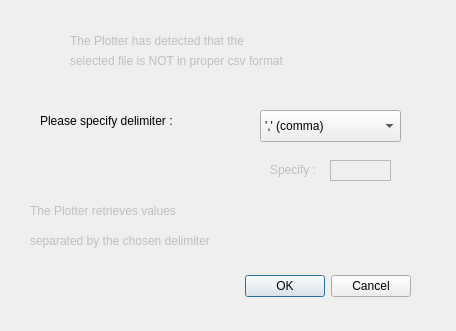
<?xml version="1.0" encoding="UTF-8"?>
<ui version="4.0">
 <class>Dialog</class>
 <widget class="QDialog" name="Dialog">
  <property name="geometry">
   <rect>
    <x>0</x>
    <y>0</y>
    <width>456</width>
    <height>331</height>
   </rect>
  </property>
  <property name="windowTitle">
   <string>Choose Delimiter</string>
  </property>
  <widget class="QDialogButtonBox" name="buttonBox">
   <property name="geometry">
    <rect>
     <x>70</x>
     <y>270</y>
     <width>341</width>
     <height>32</height>
    </rect>
   </property>
   <property name="orientation">
    <enum>Qt::Horizontal</enum>
   </property>
   <property name="standardButtons">
    <set>QDialogButtonBox::Cancel|QDialogButtonBox::Ok</set>
   </property>
  </widget>
  <widget class="QLabel" name="label">
   <property name="geometry">
    <rect>
     <x>40</x>
     <y>110</y>
     <width>211</width>
     <height>21</height>
    </rect>
   </property>
   <property name="text">
    <string>Please specify delimiter :</string>
   </property>
  </widget>
  <widget class="QComboBox" name="comboBox">
   <property name="geometry">
    <rect>
     <x>260</x>
     <y>110</y>
     <width>141</width>
     <height>32</height>
    </rect>
   </property>
   <item>
    <property name="text">
     <string>',' (comma)</string>
    </property>
   </item>
   <item>
    <property name="text">
     <string>' ' (space)</string>
    </property>
   </item>
   <item>
    <property name="text">
     <string>';' (semicolon)</string>
    </property>
   </item>
   <item>
    <property name="text">
     <string>'-' (dash)</string>
    </property>
   </item>
   <item>
    <property name="text">
     <string>':' (colon)</string>
    </property>
   </item>
   <item>
    <property name="text">
     <string>Specify Other</string>
    </property>
   </item>
  </widget>
  <widget class="QWidget" name="widget" native="true">
   <property name="enabled">
    <bool>false</bool>
   </property>
   <property name="geometry">
    <rect>
     <x>20</x>
     <y>190</y>
     <width>311</width>
     <height>71</height>
    </rect>
   </property>
   <property name="palette">
    <palette>
     <active>
      <colorrole role="Shadow">
       <brush brushstyle="SolidPattern">
        <color alpha="255">
         <red>163</red>
         <green>163</green>
         <blue>163</blue>
        </color>
       </brush>
      </colorrole>
     </active>
     <inactive>
      <colorrole role="Shadow">
       <brush brushstyle="SolidPattern">
        <color alpha="255">
         <red>163</red>
         <green>163</green>
         <blue>163</blue>
        </color>
       </brush>
      </colorrole>
     </inactive>
     <disabled>
      <colorrole role="Shadow">
       <brush brushstyle="SolidPattern">
        <color alpha="255">
         <red>163</red>
         <green>163</green>
         <blue>163</blue>
        </color>
       </brush>
      </colorrole>
     </disabled>
    </palette>
   </property>
   <widget class="QLabel" name="label_2">
    <property name="enabled">
     <bool>false</bool>
    </property>
    <property name="geometry">
     <rect>
      <x>10</x>
      <y>10</y>
      <width>281</width>
      <height>21</height>
     </rect>
    </property>
    <property name="text">
     <string>The Plotter retrieves values </string>
    </property>
   </widget>
   <widget class="QLabel" name="label_3">
    <property name="geometry">
     <rect>
      <x>10</x>
      <y>40</y>
      <width>291</width>
      <height>21</height>
     </rect>
    </property>
    <property name="text">
     <string>separated by the chosen delimiter</string>
    </property>
   </widget>
  </widget>
  <widget class="QWidget" name="widget_2" native="true">
   <property name="geometry">
    <rect>
     <x>60</x>
     <y>20</y>
     <width>361</width>
     <height>71</height>
    </rect>
   </property>
   <widget class="QLabel" name="label_6">
    <property name="enabled">
     <bool>false</bool>
    </property>
    <property name="geometry">
     <rect>
      <x>10</x>
      <y>10</y>
      <width>281</width>
      <height>22</height>
     </rect>
    </property>
    <property name="text">
     <string>The Plotter has detected that the</string>
    </property>
   </widget>
   <widget class="QLabel" name="label_7">
    <property name="enabled">
     <bool>false</bool>
    </property>
    <property name="geometry">
     <rect>
      <x>10</x>
      <y>30</y>
      <width>331</width>
      <height>22</height>
     </rect>
    </property>
    <property name="text">
     <string>selected file is NOT in proper csv format</string>
    </property>
   </widget>
  </widget>
  <widget class="QTextEdit" name="textEdit">
   <property name="enabled">
    <bool>false</bool>
   </property>
   <property name="geometry">
    <rect>
     <x>330</x>
     <y>160</y>
     <width>61</width>
     <height>21</height>
    </rect>
   </property>
   <property name="verticalScrollBarPolicy">
    <enum>Qt::ScrollBarAlwaysOff</enum>
   </property>
  </widget>
  <widget class="QLabel" name="label_5">
   <property name="enabled">
    <bool>false</bool>
   </property>
   <property name="geometry">
    <rect>
     <x>270</x>
     <y>160</y>
     <width>71</width>
     <height>20</height>
    </rect>
   </property>
   <property name="text">
    <string>Specify :</string>
   </property>
  </widget>
 </widget>
 <resources/>
 <connections>
  <connection>
   <sender>buttonBox</sender>
   <signal>accepted()</signal>
   <receiver>Dialog</receiver>
   <slot>accept()</slot>
   <hints>
    <hint type="sourcelabel">
     <x>210</x>
     <y>175</y>
    </hint>
    <hint type="destinationlabel">
     <x>157</x>
     <y>274</y>
    </hint>
   </hints>
  </connection>
  <connection>
   <sender>buttonBox</sender>
   <signal>rejected()</signal>
   <receiver>Dialog</receiver>
   <slot>reject()</slot>
   <hints>
    <hint type="sourcelabel">
     <x>316</x>
     <y>260</y>
    </hint>
    <hint type="destinationlabel">
     <x>286</x>
     <y>274</y>
    </hint>
   </hints>
  </connection>
 </connections>
</ui>
